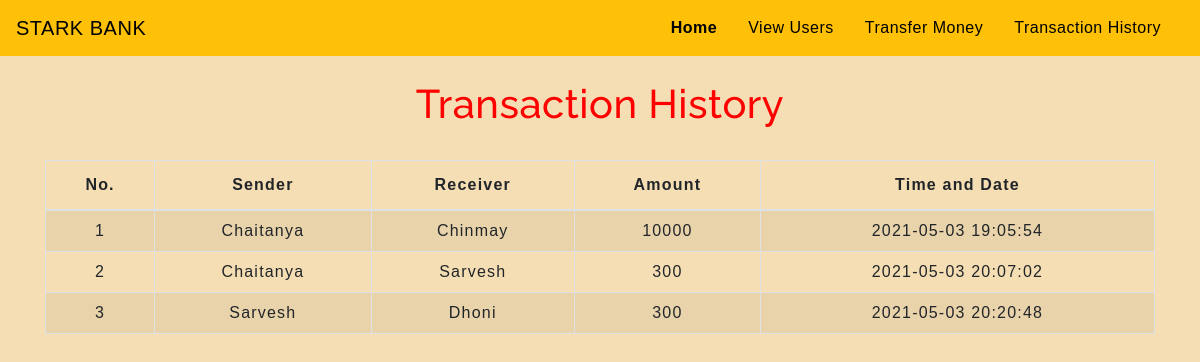
The page /transactionhistory.php on the database its author committed.
### tables this page shows
CREATE TABLE `transaction` (
  `sno` int(3) NOT NULL,
  `sender` text NOT NULL,
  `receiver` text NOT NULL,
  `balance` int(8) NOT NULL,
  `datetime` datetime NOT NULL DEFAULT current_timestamp()
);

### transactionhistory.php (the view, shortened to what this page needs)
<!DOCTYPE html>
<html lang="en">
<head>
    <link rel="stylesheet" href="https://stackpath.bootstrapcdn.com/bootstrap/4.5.2/css/bootstrap.min.css"
>
    <link rel="stylesheet" type="text/css" href="css/table.css">
    <link rel="stylesheet" type="text/css" href="css/navbar.css">
</head>
<body style="background-color:wheat;">
    <?php
  include 'navbar.php';
?>
    <div class="container">
        <h2 class="text-center pt-4">Transaction History</h2>
        <br>
        <div class="table-responsive-sm">
            <table class="table table-hover table-striped table-condensed table-bordered">
                <thead>
                    <tr>
                        <th class="text-center">No.</th>
                        <th class="text-center">Sender</th>
                        <th class="text-center">Receiver</th>
                        <th class="text-center">Amount</th>
                        <th class="text-center">Time and Date</th>
                    </tr>
                </thead>
                <tbody>
                    <?php
            include 'config.php';
            $sql ="select * from transaction";
            $query =mysqli_query($conn, $sql);
            while($rows = mysqli_fetch_assoc($query))
            {
        ?>
                    <tr>
                        <td class="py-2"><?php echo $rows['sno']; ?></td>
                        <td class="py-2"><?php echo $rows['sender']; ?></td>
                        <td class="py-2"><?php echo $rows['receiver']; ?></td>
                        <td class="py-2"><?php echo $rows['balance']; ?> </td>
                        <td class="py-2"><?php echo $rows['datetime']; ?> </td>
                        <?php
            }
        ?>
                </tbody>
            </table>
        </div>
    </div>
</body>
</html>

### css/table.css (style rules this page uses)
* { padding: 0; margin: 0; box-sizing: border-box; font-family: sans-serif; }
h2 { font-size: 40px; }
table { letter-spacing: 1.2px; }
td { text-align: center; }

### css/navbar.css (style rules this page uses)
h2 { color:red; letter-spacing: 0.5px; font-family: raleway; }

### rows shown on the page
transaction: sno "1", sender "Chaitanya", receiver "Chinmay", balance "10000", datetime "2021-05-03 19:05:54"
transaction: sno "2", sender "Chaitanya", receiver "Sarvesh", balance "300", datetime "2021-05-03 20:07:02"
transaction: sno "3", sender "Sarvesh", receiver "Dhoni", balance "300", datetime "2021-05-03 20:20:48"
